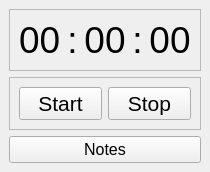
<?xml version="1.0" encoding="UTF-8"?>
<ui version="4.0">
 <class>MainWindow</class>
 <widget class="QMainWindow" name="MainWindow">
  <property name="geometry">
   <rect>
    <x>0</x>
    <y>0</y>
    <width>208</width>
    <height>171</height>
   </rect>
  </property>
  <property name="sizePolicy">
   <sizepolicy hsizetype="Minimum" vsizetype="Minimum">
    <horstretch>0</horstretch>
    <verstretch>0</verstretch>
   </sizepolicy>
  </property>
  <property name="maximumSize">
   <size>
    <width>1000</width>
    <height>244</height>
   </size>
  </property>
  <property name="windowTitle">
   <string>StopWatch</string>
  </property>
  <widget class="QWidget" name="centralwidget">
   <layout class="QVBoxLayout" name="verticalLayout">
    <item>
     <widget class="QFrame" name="frame">
      <property name="sizePolicy">
       <sizepolicy hsizetype="MinimumExpanding" vsizetype="Expanding">
        <horstretch>0</horstretch>
        <verstretch>0</verstretch>
       </sizepolicy>
      </property>
      <property name="frameShape">
       <enum>QFrame::StyledPanel</enum>
      </property>
      <property name="frameShadow">
       <enum>QFrame::Raised</enum>
      </property>
      <layout class="QHBoxLayout" name="horizontalLayout">
       <item>
        <widget class="QLabel" name="lblHours">
         <property name="font">
          <font>
           <family>Arial</family>
           <pointsize>28</pointsize>
          </font>
         </property>
         <property name="text">
          <string>00</string>
         </property>
         <property name="alignment">
          <set>Qt::AlignLeading|Qt::AlignLeft|Qt::AlignVCenter</set>
         </property>
        </widget>
       </item>
       <item>
        <widget class="QLabel" name="label_4">
         <property name="font">
          <font>
           <family>Arial</family>
           <pointsize>28</pointsize>
          </font>
         </property>
         <property name="text">
          <string>:</string>
         </property>
         <property name="alignment">
          <set>Qt::AlignCenter</set>
         </property>
        </widget>
       </item>
       <item>
        <widget class="QLabel" name="lblMinutes">
         <property name="font">
          <font>
           <family>Arial</family>
           <pointsize>28</pointsize>
          </font>
         </property>
         <property name="text">
          <string>00</string>
         </property>
         <property name="alignment">
          <set>Qt::AlignCenter</set>
         </property>
        </widget>
       </item>
       <item>
        <widget class="QLabel" name="label">
         <property name="font">
          <font>
           <family>Arial</family>
           <pointsize>28</pointsize>
          </font>
         </property>
         <property name="text">
          <string>:</string>
         </property>
         <property name="alignment">
          <set>Qt::AlignCenter</set>
         </property>
        </widget>
       </item>
       <item>
        <widget class="QLabel" name="lblSeconds">
         <property name="sizePolicy">
          <sizepolicy hsizetype="Preferred" vsizetype="Preferred">
           <horstretch>0</horstretch>
           <verstretch>0</verstretch>
          </sizepolicy>
         </property>
         <property name="font">
          <font>
           <family>Arial</family>
           <pointsize>28</pointsize>
          </font>
         </property>
         <property name="text">
          <string>00</string>
         </property>
         <property name="scaledContents">
          <bool>false</bool>
         </property>
         <property name="alignment">
          <set>Qt::AlignCenter</set>
         </property>
        </widget>
       </item>
      </layout>
     </widget>
    </item>
    <item>
     <widget class="QFrame" name="frame_2">
      <property name="font">
       <font>
        <pointsize>28</pointsize>
       </font>
      </property>
      <property name="frameShape">
       <enum>QFrame::StyledPanel</enum>
      </property>
      <property name="frameShadow">
       <enum>QFrame::Raised</enum>
      </property>
      <layout class="QHBoxLayout" name="horizontalLayout_2">
       <item>
        <widget class="QPushButton" name="btnStart">
         <property name="font">
          <font>
           <pointsize>16</pointsize>
          </font>
         </property>
         <property name="text">
          <string>Start</string>
         </property>
        </widget>
       </item>
       <item>
        <widget class="QPushButton" name="btnStop">
         <property name="font">
          <font>
           <pointsize>16</pointsize>
          </font>
         </property>
         <property name="text">
          <string>Stop</string>
         </property>
        </widget>
       </item>
      </layout>
     </widget>
    </item>
    <item>
     <widget class="QPushButton" name="btnNotes">
      <property name="font">
       <font>
        <family>Arial</family>
        <pointsize>12</pointsize>
       </font>
      </property>
      <property name="text">
       <string>Notes</string>
      </property>
     </widget>
    </item>
   </layout>
  </widget>
 </widget>
 <resources/>
 <connections/>
</ui>
